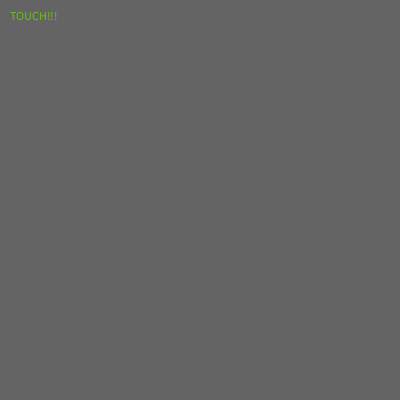
Frame 1 (no input)
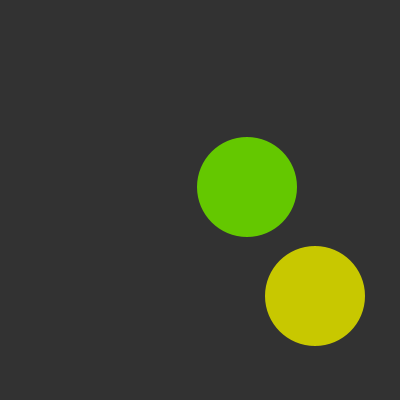
Frame 60 (the mouse pressed at the canvas centre just before this capture)
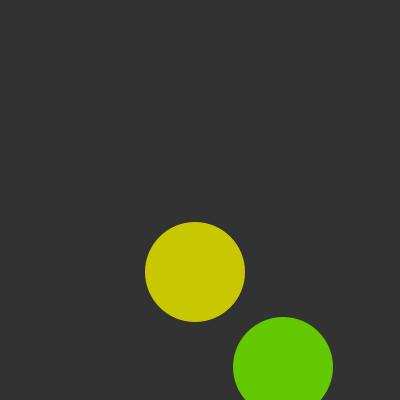
Frame 120 (the mouse held since frame 60 and released just before this capture)

The Processing sketch that drew these frames (run headless with seeded random() and noise(); from frame 60 on, the mouse is pressed at the canvas centre):

// Processing sketch: processing_105968
// ── processing_105968.pde

//dist - check the distance between 2 points
//can you convert this into a function?
//or apply dist to array of bouncing balls

int s = 100;
int posXa = 20;
int posYa = 60;
int velXa = 5;
int velYa = 4;

int posXb = 40;
int posYb = 10;
int velXb = 9;
int velYb = 3;

void setup(){
  size(400, 400);
}

void draw(){
background(50);
noStroke();
float d = dist(posXa, posYa, posXb, posYb);

fill(200, 200, 0);
  ellipse(posXa, posYa, s, s);
fill(100, 200, 0);
  ellipse(posXb, posYb, s, s);

posXa = posXa + velXa;
posYa = posYa + velYa;
posXb = posXb + velXb;
posYb = posYb + velYb;

//ball1

if (posXa > width || posXa < 0){
  velXa = velXa * -1;
}
if (posYa > height || posYa < 0){
  velYa = velYa * -1;
}
//ball2
if (posXb > width || posXb < 0){
  velXb = velXb * -1;
}
if (posYb > height || posYb < 0){
  velYb = velYb * -1;
}
  //here is the question about the position
  if(d < s){
  background(100);
  text("TOUCH!!!", 10, 20);
  }
}
